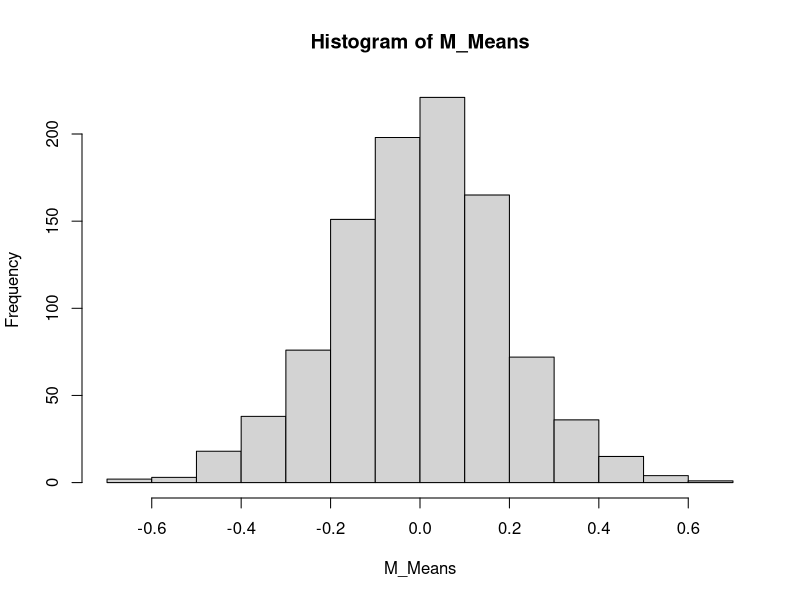

Here is the R script that generated this plot:
## ---- chunk 1

alpha = 0.05
n <- 30
mu <- 0
sigma <- 1/sqrt(n)

qnorm(p = 0.05, mean = 0, sd = sigma)

M <- matrix(data = rnorm(n = 1000*n), nrow = 1000, ncol = n)

head(M)

M_Means <- rowMeans(M)

sum(M_Means < qnorm(p=0.05, mean=0, sd=sigma))

hist(M_Means)

